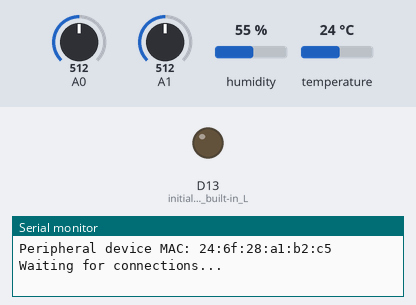
A sketch run on a simulated Arduino Nano 33 IoT. Shown: output pins drawn as LEDs (lit = HIGH), the last lines printed to the serial monitor. Inputs (shaded band) come from the test bench; at power-on: A0 = 512, A1 = 512, humidity 55 %, temperature 24 °C. Nothing arrives over Bluetooth unless stated; a phone connects over Bluetooth LE 3 s after start.

Above: at 0.1 s.
At 3.1 s:
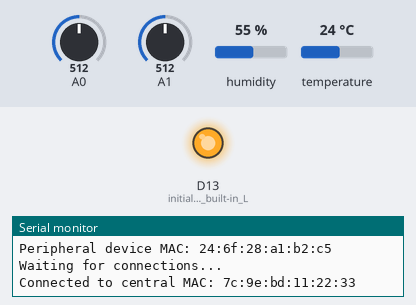
Timing chart, 0 to 4.6 s (numbered marks = the images above):
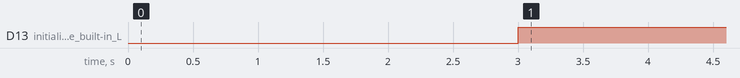

The sketch:

IoT_Plant_BLE_Connection.ino
```cpp
/*
Arduino Nano 33 BLE Getting Started
BLE peripheral with a simple greeting service that can be viewed
on a mobile phone
*/
#include <stdlib.h>
#include <ArduinoBLE.h>
#include "DHT.h"

#define DHTPIN 2
#define DHTTYPE DHT11
#define PRPIN 3

struct Data{
  float humidity;
  float temp;
  float soil;
  float light;
};

// global vars
struct Data previousData = {-1,-1,-1,-1};
struct Data currentData = {0,0,0,0};

BLEService dataService("A001");
BLEFloatCharacteristic humidCharacteristic("2A6F", BLERead | BLENotify);
BLEFloatCharacteristic tempCharacteristic("2A6E", BLERead | BLENotify);
BLEFloatCharacteristic soilCharacteristic("272A", BLERead | BLENotify);
BLEFloatCharacteristic lightCharacteristic("2730", BLERead | BLENotify);

DHT dht(DHTPIN, DHTTYPE);

// Functions
float read_humid_sensor();
float read_temp_sensor();
float read_soil_sensor();
float read_light_sensor();
void send_sensor_data(BLEDevice central, struct Data data);
void connection_handler(BLEDevice central);


void setup() {
    Serial.begin(9600); // initialize serial communication
    // while (!Serial);

    pinMode(LED_BUILTIN, OUTPUT); // initialize the built-in LED pin

    if (!BLE.begin())
    { // initialize BLE
        Serial.println("starting BLE failed!");
        while (1);
    }

    BLE.setLocalName("Nano33BLE");                      // Change name for connection
    BLE.setAdvertisedService(dataService);              // Advertise service

    dataService.addCharacteristic(humidCharacteristic);
    dataService.addCharacteristic(tempCharacteristic);
    dataService.addCharacteristic(soilCharacteristic);
    dataService.addCharacteristic(lightCharacteristic);

    BLE.addService(dataService);                        // Add service

    humidCharacteristic.setValue(currentData.humidity);                 // Set humidity initial value
    tempCharacteristic.setValue(currentData.temp);                  // Set temperature initial value
    soilCharacteristic.setValue(currentData.soil);                  // Set soil moisture initial value
    lightCharacteristic.setValue(currentData.light);                 // Set light initial value

    dht.begin();                                        // Start DHT11 service
    BLE.advertise();                                    // Start advertising

    Serial.print("Peripheral device MAC: ");
    Serial.println(BLE.address());
    Serial.println("Waiting for connections...");
}


void loop()
{
    BLEDevice central = BLE.central();

    if(central)
    {
      connection_handler(central);
    }
}


// Functions
float read_humid_sensor()
{
  float h = dht.readHumidity();
  if(abs((int)h - (int)previousData.humidity) > 5)
  {
    previousData.humidity = h;
    return h;
  }
  return previousData.humidity;
}


float read_temp_sensor()
{
  float t = dht.readTemperature(true);
  if(abs((int)t - (int)previousData.temp) > 1){
    previousData.temp = t;
    return t;
  }
  return previousData.temp;
}


float read_soil_sensor()
{
  float s  = analogRead(A1);
  if(abs((int)s - (int)previousData.soil) > 100){
    previousData.soil = s;
    return s;
  }
  return previousData.soil;
}


float read_light_sensor()
{
  float L  = analogRead(A0);
  if(abs((int)L - (int)previousData.light) > 200){
    previousData.light = L;
    return L;
  }
  return previousData.light;
}


void send_sensor_data(BLEDevice central, struct Data data)
{
    /*
     Serial.println("Sending Data...");
     Serial.print(data.humidity);
     Serial.print(", ");
     Serial.print(data.temp);
     Serial.print(", ");
     Serial.print(data.soil);
     Serial.print(", ");
     Serial.print(data.light);
     Serial.print("\n");
    */

    // send data to reciever via BLE client
    humidCharacteristic.setValue(data.humidity); // Set humidity value
    tempCharacteristic.setValue(data.temp);  // Set temperature value
    soilCharacteristic.setValue(data.soil);  // Set soil moisture value
    lightCharacteristic.setValue(data.light); // Set light value

}


void connection_handler(BLEDevice central)
{

        Serial.print("Connected to central MAC: ");

        // print the central's BT address:
        Serial.println(central.address());

        // turn on the LED to indicate the connection:
        digitalWrite(LED_BUILTIN, HIGH);
        while (central.connected())
        {

          currentData.humidity = read_humid_sensor();
          currentData.temp = read_temp_sensor();
          currentData.soil = read_soil_sensor();
          currentData.light = read_light_sensor();

          send_sensor_data(central, currentData);

          delay(100);

        } // looping while connected

        // when the central disconnects, turn off the LED:
        digitalWrite(LED_BUILTIN, LOW);
        Serial.print("Disconnected from central MAC: ");
        Serial.println(central.address());
}
```

Measured:
- by itself, D13 (initialize_the_built-in_L): LOW → HIGH at 3.0 s
